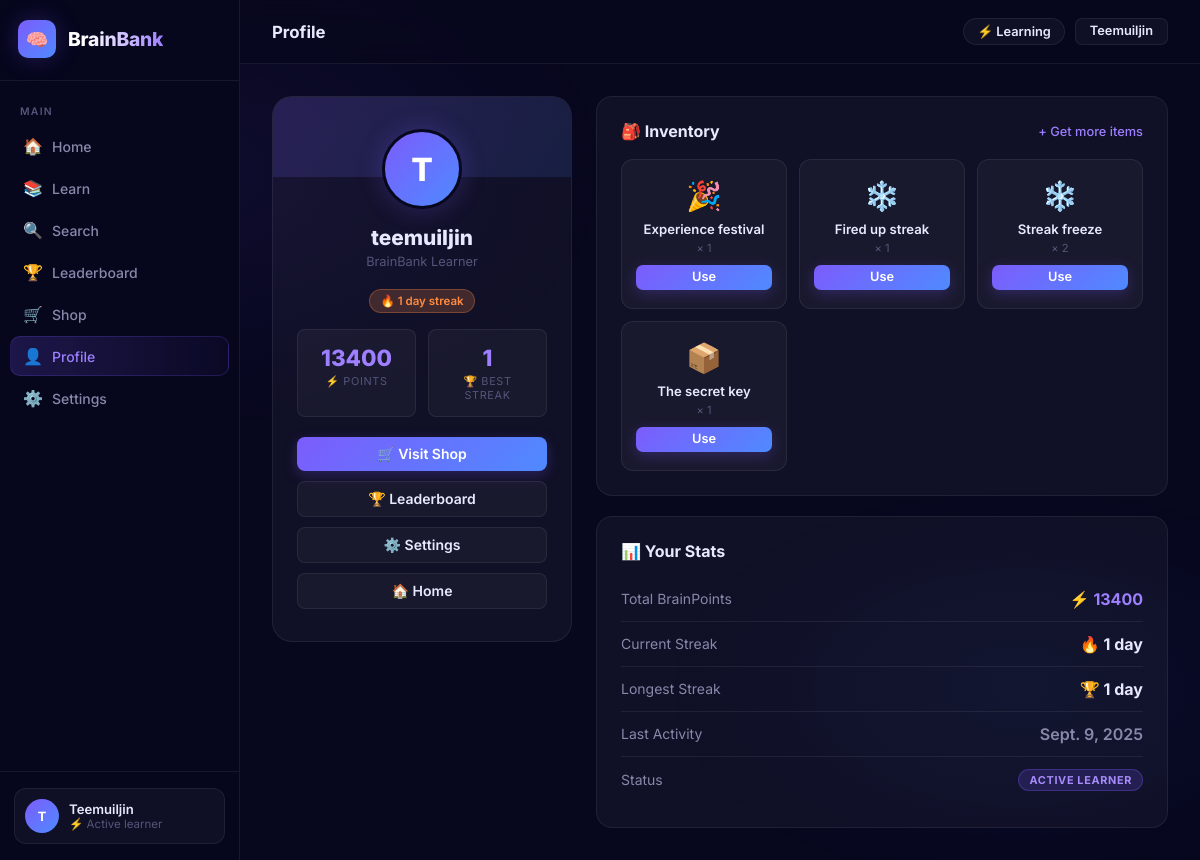
Screenshot of /profile/teemuiljin/ (signed in) with the database file from the repository.
### courses/models.py (models this page shows, shortened)
class PlayerProfile(models.Model):
    user = models.OneToOneField(User, on_delete=models.CASCADE)
    points = models.IntegerField(default=0)
    current_streak = models.IntegerField(default=0)
    longest_streak = models.IntegerField(default=0)
    last_activity_date = models.DateField(blank=True, null=True)
    streak_freeze_count = models.IntegerField(default=0, help_text="Number of streak freeze items")
    fired_up_streak_until = models.DateTimeField(blank=True, null=True, help_text="Fired up streak active until")
    experience_festival_until = models.DateTimeField(blank=True, null=True, help_text="Experience festival active until")

class ShopItem(models.Model):
    name = models.CharField(max_length=100)
    description = models.TextField()
    price = models.IntegerField(help_text="Cost in points")
    icon = models.CharField(max_length=100, blank=True, help_text="Emoji or image filename")

### courses/views.py (the view)
# urls.py: path('profile/<str:username>/', views.view_profile, name='view_profile'),
@login_required
def view_profile(request, username):
    user = get_object_or_404(User, username=username)
    player_profile = get_object_or_404(PlayerProfile, user=user)
    inventory = (
        Purchase.objects
        .filter(player=player_profile)
        .values('item__name', 'item__icon', 'item__id')
        .annotate(quantity=Count('id'))
        .order_by('item__name')
    )
    return render(request, 'view_profile.html', {
        'user_profile': user,
        'player_profile': player_profile,
        'inventory': inventory,
    })

### courses/context_processors.py (called while the page is built)
def active_effects(request):
    if request.user.is_authenticated:
        try:
            player_profile = PlayerProfile.objects.get(user=request.user)
            effects = []
            now = timezone.now()
            if player_profile.streak_freeze_count > 0:
                effects.append('❄️')
            if (player_profile.fired_up_streak_until and
                now < player_profile.fired_up_streak_until):
                effects.append('🔥')
            if (player_profile.experience_festival_until and
                now < player_profile.experience_festival_until):
                effects.append('🎉')
            return {'active_effects': effects}
        except PlayerProfile.DoesNotExist:
            pass
    return {'active_effects': []}

### courses/templates/view_profile.html (shortened to what this page needs)
{% extends "base.html" %}
{% block page_title %}Profile{% endblock %}
{% block nav_profile %}active{% endblock %}
{% block content %}
<div class="profile-layout">
    <div>
        <div class="profile-card">
            <div class="profile-avatar">{{ user_profile.username|first|upper }}</div>
            <div class="profile-name">{{ user_profile.username }}</div>
            <div class="profile-tag">BrainBank Learner</div>
            {% with now=request|default:'' %}
            <div class="effects-row">
                {% if player_profile.current_streak > 0 %}
                <span class="effect-pill fire">🔥 {{ player_profile.current_streak }} day streak</span>
                {% endif %}
            </div>
            {% endwith %}
            <div class="profile-stats">
                <div class="profile-stat">
                    <div class="profile-stat-num">{{ player_profile.points }}</div>
                    <div class="profile-stat-label">⚡ Points</div>
                </div>
                <div class="profile-stat">
                    <div class="profile-stat-num">{{ player_profile.longest_streak }}</div>
                    <div class="profile-stat-label">🏆 Best streak</div>
                </div>
            </div>
            <div style="display:flex;flex-direction:column;gap:10px;">
                <a href="{% url 'shop' %}" class="btn btn-primary btn-full">🛒 Visit Shop</a>
                <a href="{% url 'leaderboard' %}" class="btn btn-ghost btn-full">🏆 Leaderboard</a>
                <a href="{% url 'settings' %}" class="btn btn-ghost btn-full">⚙️ Settings</a>
                <a href="{% url 'home' %}" class="btn btn-ghost btn-full">🏠 Home</a>
            </div>
        </div>
    </div>
    <div>
        <div class="detail-card">
            <div class="section-header" style="margin-bottom:18px;">
                <h2 style="font-size:1rem;font-weight:700;margin:0;">🎒 Inventory</h2>
                <a href="{% url 'shop' %}" class="section-link">+ Get more items</a>
            </div>
            {% if inventory %}
            <div class="inventory-grid">
                {% for item in inventory %}
                <div class="inventory-item">
                    <div class="inventory-item-icon">{{ item.item__icon|default:"📦" }}</div>
                    <div class="inventory-item-name">{{ item.item__name }}</div>
                    <div class="inventory-item-qty">× {{ item.quantity }}</div>
                    <form method="post" action="{% url 'use_item' item.item__id %}">
                        <button type="submit" class="btn btn-primary btn-sm" style="width:100%;">Use</button>
                    </form>
                </div>
                {% endfor %}
            </div>
            {% else %}
            <div class="empty-inventory">
                <div class="empty-icon">📦</div>
                <div>No items in inventory yet.</div>
                <a href="{% url 'shop' %}" class="btn btn-primary btn-sm" style="margin-top:14px;">Visit Shop</a>
            </div>
            {% endif %}
        </div>
        <div class="detail-card" style="margin-bottom:0;">
            <h2 style="font-size:1rem;font-weight:700;margin-bottom:16px;">📊 Your Stats</h2>
            <div style="display:flex;flex-direction:column;gap:0;">
                <div style="display:flex;justify-content:space-between;align-items:center;padding:12px 0;border-bottom:1px solid var(--border);">
                    <span style="font-size:0.875rem;color:var(--text-dim);">Total BrainPoints</span>
                    <span style="font-weight:700;color:var(--primary-light);">⚡ {{ player_profile.points }}</span>
                </div>
                <div style="display:flex;justify-content:space-between;align-items:center;padding:12px 0;border-bottom:1px solid var(--border);">
                    <span style="font-size:0.875rem;color:var(--text-dim);">Current Streak</span>
                    <span style="font-weight:700;">🔥 {{ player_profile.current_streak }} day{{ player_profile.current_streak|pluralize }}</span>
                </div>
                <div style="display:flex;justify-content:space-between;align-items:center;padding:12px 0;border-bottom:1px solid var(--border);">
                    <span style="font-size:0.875rem;color:var(--text-dim);">Longest Streak</span>
                    <span style="font-weight:700;">🏆 {{ player_profile.longest_streak }} day{{ player_profile.longest_streak|pluralize }}</span>
                </div>
                <div style="display:flex;justify-content:space-between;align-items:center;padding:12px 0;border-bottom:1px solid var(--border);">
                    <span style="font-size:0.875rem;color:var(--text-dim);">Last Activity</span>
                    <span style="font-weight:600;color:var(--text-dim);">{{ player_profile.last_activity_date|default:"Never" }}</span>
                </div>
                <div style="display:flex;justify-content:space-between;align-items:center;padding:12px 0;">
                    <span style="font-size:0.875rem;color:var(--text-dim);">Status</span>
                    <span class="badge badge-purple">Active Learner</span>
                </div>
            </div>
        </div>
    </div>
</div>
{% endblock %}

### courses/templates/base.html (shortened to what this page needs)
<!DOCTYPE html>
<html lang="en">
<head>
</head>
<body>
    <aside class="sidebar">
        <a href="{% url 'home' %}" class="sidebar-logo">
            <div class="logo-icon">🧠</div>
            <span class="logo-text">BrainBank</span>
        </a>
        <nav class="nav-section">
            <span class="nav-label">Main</span>
            <a href="{% url 'home' %}" class="nav-item {% block nav_home %}{% endblock %}">
                <span class="nav-icon">🏠</span> Home
            </a>
            <a href="{% url 'course_list' %}" class="nav-item {% block nav_learn %}{% endblock %}">
                <span class="nav-icon">📚</span> Learn
            </a>
            <a href="{% url 'course_search' %}" class="nav-item {% block nav_search %}{% endblock %}">
                <span class="nav-icon">🔍</span> Search
            </a>
            <a href="{% url 'leaderboard' %}" class="nav-item {% block nav_leaderboard %}{% endblock %}">
                <span class="nav-icon">🏆</span> Leaderboard
            </a>
            <a href="{% url 'shop' %}" class="nav-item {% block nav_shop %}{% endblock %}">
                <span class="nav-icon">🛒</span> Shop
            </a>
            {% if user.is_authenticated %}
            <a href="{% url 'view_profile' user.username %}" class="nav-item {% block nav_profile %}{% endblock %}">
                <span class="nav-icon">👤</span> Profile
            </a>
            <a href="{% url 'settings' %}" class="nav-item {% block nav_settings %}{% endblock %}">
                <span class="nav-icon">⚙️</span> Settings
            </a>
            {% endif %}
        </nav>
        <div class="sidebar-footer">
            {% if user.is_authenticated %}
            <a href="{% url 'view_profile' user.username %}" class="sidebar-user">
                <div class="user-avatar">{{ user.username|first|upper }}</div>
                <div class="user-info">
                    <div class="user-name">{{ user.username }}</div>
                    <div class="user-sub">⚡ Active learner</div>
                </div>
            </a>
            {% else %}
            <a href="{% url 'sign_in' %}" class="btn btn-primary btn-full">Sign In</a>
            <a href="{% url 'create_profile' %}" class="btn btn-ghost btn-full" style="margin-top:8px;">Create Account</a>
            {% endif %}
        </div>
    </aside>
    <div class="main-wrapper">
        <header class="topbar">
            <div class="topbar-left">
                <span class="topbar-title">{% block page_title %}BrainBank{% endblock %}</span>
            </div>
            <div class="topbar-right">
                {% if user.is_authenticated %}
                    <div class="stat-pill">⚡ Learning</div>
                    <a href="{% url 'view_profile' user.username %}" class="btn btn-ghost btn-sm">
                        <span>{{ user.username }}</span>
                    </a>
                {% else %}
                    <a href="{% url 'sign_in' %}" class="btn btn-primary btn-sm">Sign In</a>
                    <a href="{% url 'create_profile' %}" class="btn btn-ghost btn-sm">Register</a>
                {% endif %}
            </div>
        </header>
        <main class="page-content">
            {% block content %}{% endblock %}
        </main>
    </div>
</body>
</html>

### courses/templates/view_profile.html (style rules this page uses)
.profile-layout { display: grid; grid-template-columns: 300px 1fr; gap: 24px; align-items: start; }
.profile-card { background: var(--surface); border: 1px solid var(--border); border-radius: 20px; padding: 32px 24px; text-align: center; position: relative; overflow: hidden; }
.profile-card::before { content: ''; position: absolute; top: 0; left: 0; right: 0; height: 80px; background: linear-gradient(135deg, rgba(124,92,252,0.18), rgba(79,138,255,0.12)); }
.profile-avatar { position: relative; z-index: 1; width: 80px; height: 80px; background: linear-gradient(135deg, var(--primary), var(--secondary)); border-radius: 50%; display: flex; align-items: center; justify-content: center; font-size: 2rem; font-weight: 800; color: white; margin: 0 auto 16px; border: 3px solid var(--bg); box-shadow: 0 0 24px var(--primary-glow); }
.profile-name { font-size: 1.3rem; font-weight: 800; margin-bottom: 4px; }
.profile-tag { font-size: 0.8rem; color: var(--text-muted); margin-bottom: 20px; }
.profile-stats { display: grid; grid-template-columns: 1fr 1fr; gap: 12px; margin-bottom: 20px; }
.profile-stat { background: rgba(255,255,255,0.04); border: 1px solid var(--border); border-radius: var(--radius-sm); padding: 14px 10px; text-align: center; }
.profile-stat-num { font-size: 1.4rem; font-weight: 800; color: var(--primary-light); }
.profile-stat-label { font-size: 0.68rem; color: var(--text-muted); margin-top: 3px; text-transform: uppercase; letter-spacing: 0.06em; }
.effects-row { display: flex; flex-wrap: wrap; gap: 6px; margin-bottom: 16px; justify-content: center; }
.effect-pill { display: inline-flex; align-items: center; gap: 5px; padding: 4px 10px; border-radius: 20px; font-size: 0.72rem; font-weight: 600; }
.effect-pill.fire { background: rgba(255,140,66,0.2); color: var(--accent-orange); border: 1px solid rgba(255,140,66,0.3); }
.detail-card { background: var(--surface); border: 1px solid var(--border); border-radius: var(--radius-lg); padding: 24px; margin-bottom: 20px; }
.inventory-grid { display: grid; grid-template-columns: repeat(auto-fill, minmax(150px, 1fr)); gap: 12px; }
.inventory-item { background: rgba(255,255,255,0.04); border: 1px solid var(--border); border-radius: var(--radius-md); padding: 18px 14px; text-align: center; transition: all 0.18s ease; }
.inventory-item-icon { font-size: 1.8rem; margin-bottom: 8px; }
.inventory-item-name { font-size: 0.82rem; font-weight: 600; margin-bottom: 4px; }
.inventory-item-qty { font-size: 0.7rem; color: var(--text-muted); margin-bottom: 10px; }

### rows the page displays
PlayerProfile: current_streak "1", points "13400", longest_streak "1", last_activity_date "Sept. 9, 2025"
ShopItem: item__icon "🎉", item__name "Experience festival", quantity "1"
ShopItem: item__icon "❄️", item__name "Fired up streak", quantity "1"
ShopItem: item__icon "❄️", item__name "Streak freeze", quantity "2"
ShopItem: item__icon "📦", item__name "The secret key", quantity "1"

### other values shown
{{ user.username|first|upper }} "T"
{{ user.username }} "Teemuiljin"
{{ user_profile.username|first|upper }} "T"
{{ user_profile.username }} "teemuiljin"
